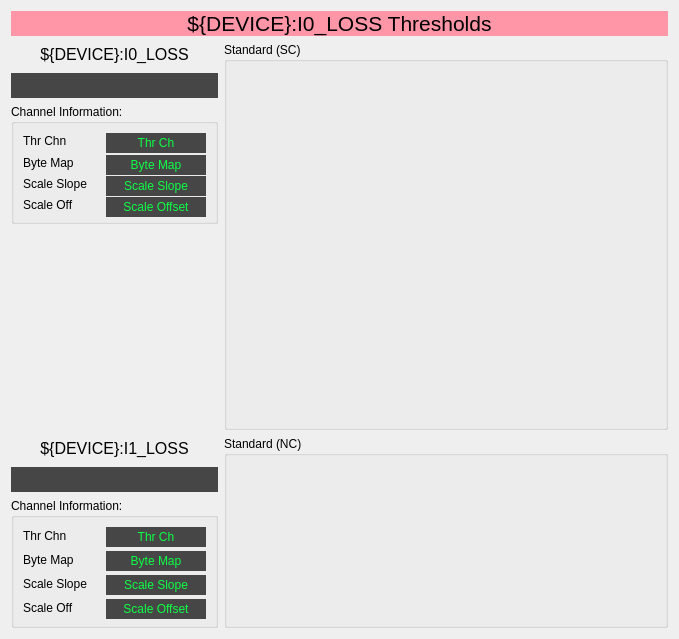
<?xml version="1.0" encoding="UTF-8"?>
<ui version="4.0">
 <class>Form</class>
 <widget class="QWidget" name="Form">
  <property name="geometry">
   <rect>
    <x>0</x>
    <y>0</y>
    <width>679</width>
    <height>639</height>
   </rect>
  </property>
  <property name="windowTitle">
   <string>${DEVICE} Thresholds</string>
  </property>
  <layout class="QVBoxLayout" name="verticalLayout">
   <item>
    <widget class="QLabel" name="label">
     <property name="maximumSize">
      <size>
       <width>16777215</width>
       <height>50</height>
      </size>
     </property>
     <property name="font">
      <font>
       <pointsize>16</pointsize>
      </font>
     </property>
     <property name="styleSheet">
      <string notr="true">background-color: rgb(255, 150, 168);</string>
     </property>
     <property name="text">
      <string>${DEVICE}:I0_LOSS Thresholds</string>
     </property>
     <property name="alignment">
      <set>Qt::AlignCenter</set>
     </property>
    </widget>
   </item>
   <item>
    <layout class="QHBoxLayout" name="horizontalLayout_2">
     <item>
      <layout class="QVBoxLayout" name="verticalLayout_2">
       <property name="bottomMargin">
        <number>12</number>
       </property>
       <item>
        <widget class="QLabel" name="label_17">
         <property name="minimumSize">
          <size>
           <width>0</width>
           <height>25</height>
          </size>
         </property>
         <property name="font">
          <font>
           <pointsize>12</pointsize>
          </font>
         </property>
         <property name="text">
          <string>${DEVICE}:I0_LOSS</string>
         </property>
         <property name="alignment">
          <set>Qt::AlignCenter</set>
         </property>
        </widget>
       </item>
       <item>
        <widget class="PyDMLabel" name="PyDMLabel_11">
         <property name="minimumSize">
          <size>
           <width>150</width>
           <height>25</height>
          </size>
         </property>
         <property name="font">
          <font>
           <pointsize>12</pointsize>
          </font>
         </property>
         <property name="toolTip">
          <string/>
         </property>
         <property name="styleSheet">
          <string notr="true">color: rgb(12, 255, 68);
background-color: rgb(70, 70, 70);</string>
         </property>
         <property name="alignment">
          <set>Qt::AlignCenter</set>
         </property>
         <property name="precision" stdset="0">
          <number>3</number>
         </property>
         <property name="showUnits" stdset="0">
          <bool>true</bool>
         </property>
         <property name="precisionFromPV" stdset="0">
          <bool>false</bool>
         </property>
         <property name="channel" stdset="0">
          <string>ca://${DEVICE}:I0_LOSS</string>
         </property>
        </widget>
       </item>
       <item>
        <widget class="QGroupBox" name="groupBox_3">
         <property name="minimumSize">
          <size>
           <width>200</width>
           <height>120</height>
          </size>
         </property>
         <property name="title">
          <string>Channel Information:</string>
         </property>
         <layout class="QGridLayout" name="gridLayout_13">
          <property name="verticalSpacing">
           <number>6</number>
          </property>
          <item row="0" column="0">
           <widget class="QLabel" name="label_22">
            <property name="text">
             <string>Thr Chn</string>
            </property>
            <property name="alignment">
             <set>Qt::AlignLeading|Qt::AlignLeft|Qt::AlignVCenter</set>
            </property>
           </widget>
          </item>
          <item row="0" column="1">
           <widget class="PyDMLabel" name="PyDMLabel_12">
            <property name="minimumSize">
             <size>
              <width>100</width>
              <height>20</height>
             </size>
            </property>
            <property name="toolTip">
             <string/>
            </property>
            <property name="styleSheet">
             <string notr="true">color: rgb(12, 255, 68);
background-color: rgb(70, 70, 70);</string>
            </property>
            <property name="text">
             <string>Thr Ch</string>
            </property>
            <property name="alignment">
             <set>Qt::AlignCenter</set>
            </property>
            <property name="showUnits" stdset="0">
             <bool>true</bool>
            </property>
            <property name="channel" stdset="0">
             <string>ca://${DEVICE}:I0_LOSS_THR_CH</string>
            </property>
           </widget>
          </item>
          <item row="1" column="0">
           <widget class="QLabel" name="label_23">
            <property name="text">
             <string>Byte Map</string>
            </property>
            <property name="alignment">
             <set>Qt::AlignLeading|Qt::AlignLeft|Qt::AlignVCenter</set>
            </property>
           </widget>
          </item>
          <item row="1" column="1">
           <widget class="PyDMLabel" name="PyDMLabel_13">
            <property name="minimumSize">
             <size>
              <width>100</width>
              <height>20</height>
             </size>
            </property>
            <property name="toolTip">
             <string/>
            </property>
            <property name="styleSheet">
             <string notr="true">color: rgb(12, 255, 68);
background-color: rgb(70, 70, 70);</string>
            </property>
            <property name="text">
             <string>Byte Map</string>
            </property>
            <property name="alignment">
             <set>Qt::AlignCenter</set>
            </property>
            <property name="showUnits" stdset="0">
             <bool>true</bool>
            </property>
            <property name="channel" stdset="0">
             <string>ca://${DEVICE}:I0_LOSS_THR_BYTEMAP</string>
            </property>
           </widget>
          </item>
          <item row="2" column="0">
           <widget class="QLabel" name="label_24">
            <property name="text">
             <string>Scale Slope</string>
            </property>
            <property name="alignment">
             <set>Qt::AlignLeading|Qt::AlignLeft|Qt::AlignVCenter</set>
            </property>
           </widget>
          </item>
          <item row="2" column="1">
           <widget class="PyDMLabel" name="PyDMLabel_14">
            <property name="minimumSize">
             <size>
              <width>100</width>
              <height>20</height>
             </size>
            </property>
            <property name="toolTip">
             <string/>
            </property>
            <property name="styleSheet">
             <string notr="true">color: rgb(12, 255, 68);
background-color: rgb(70, 70, 70);</string>
            </property>
            <property name="text">
             <string>Scale Slope</string>
            </property>
            <property name="alignment">
             <set>Qt::AlignCenter</set>
            </property>
            <property name="showUnits" stdset="0">
             <bool>true</bool>
            </property>
            <property name="channel" stdset="0">
             <string>ca://${DEVICE}:I0_LOSS_SS_RBV</string>
            </property>
           </widget>
          </item>
          <item row="3" column="0">
           <widget class="QLabel" name="label_25">
            <property name="text">
             <string>Scale Off</string>
            </property>
            <property name="alignment">
             <set>Qt::AlignLeading|Qt::AlignLeft|Qt::AlignVCenter</set>
            </property>
           </widget>
          </item>
          <item row="3" column="1">
           <widget class="PyDMLabel" name="PyDMLabel_15">
            <property name="minimumSize">
             <size>
              <width>100</width>
              <height>20</height>
             </size>
            </property>
            <property name="toolTip">
             <string/>
            </property>
            <property name="styleSheet">
             <string notr="true">color: rgb(12, 255, 68);
background-color: rgb(70, 70, 70);</string>
            </property>
            <property name="text">
             <string>Scale Offset</string>
            </property>
            <property name="alignment">
             <set>Qt::AlignCenter</set>
            </property>
            <property name="showUnits" stdset="0">
             <bool>true</bool>
            </property>
            <property name="channel" stdset="0">
             <string>ca://${DEVICE}:I0_LOSS_SO_RBV</string>
            </property>
           </widget>
          </item>
         </layout>
        </widget>
       </item>
       <item>
        <spacer name="verticalSpacer">
         <property name="orientation">
          <enum>Qt::Vertical</enum>
         </property>
         <property name="sizeHint" stdset="0">
          <size>
           <width>205</width>
           <height>314</height>
          </size>
         </property>
        </spacer>
       </item>
      </layout>
     </item>
     <item>
      <layout class="QVBoxLayout" name="verticalLayout_3">
       <item>
        <widget class="QGroupBox" name="groupBox_8">
         <property name="minimumSize">
          <size>
           <width>444</width>
           <height>0</height>
          </size>
         </property>
         <property name="title">
          <string>Standard (SC)</string>
         </property>
         <layout class="QGridLayout" name="gridLayout_20">
          <item row="4" column="0">
           <widget class="PyDMEmbeddedDisplay" name="PyDMEmbeddedDisplay_15">
            <property name="minimumSize">
             <size>
              <width>360</width>
              <height>52</height>
             </size>
            </property>
            <property name="maximumSize">
             <size>
              <width>369</width>
              <height>70</height>
             </size>
            </property>
            <property name="toolTip">
             <string/>
            </property>
            <property name="frameShape">
             <enum>QFrame::NoFrame</enum>
            </property>
            <property name="macros" stdset="0">
             <string>{&quot;P&quot;:&quot;${DEVICE}:I0_LOSS&quot;,&quot;THR&quot;:&quot;T4&quot;,&quot;NUM&quot;:&quot;4&quot;,&quot;FORMAT&quot;:&quot;DEFAULT&quot;}</string>
            </property>
            <property name="filename" stdset="0">
             <string>mps_inline_threshold_rbv.py</string>
            </property>
           </widget>
          </item>
          <item row="1" column="0">
           <widget class="PyDMEmbeddedDisplay" name="PyDMEmbeddedDisplay_12">
            <property name="minimumSize">
             <size>
              <width>360</width>
              <height>52</height>
             </size>
            </property>
            <property name="maximumSize">
             <size>
              <width>369</width>
              <height>70</height>
             </size>
            </property>
            <property name="toolTip">
             <string/>
            </property>
            <property name="frameShape">
             <enum>QFrame::NoFrame</enum>
            </property>
            <property name="macros" stdset="0">
             <string>{&quot;P&quot;:&quot;${DEVICE}:I0_LOSS&quot;,&quot;THR&quot;:&quot;T1&quot;,&quot;NUM&quot;:&quot;1&quot;,&quot;FORMAT&quot;:&quot;DEFAULT&quot;}</string>
            </property>
            <property name="filename" stdset="0">
             <string>mps_inline_threshold_rbv.py</string>
            </property>
           </widget>
          </item>
          <item row="0" column="0">
           <widget class="PyDMEmbeddedDisplay" name="PyDMEmbeddedDisplay">
            <property name="minimumSize">
             <size>
              <width>360</width>
              <height>52</height>
             </size>
            </property>
            <property name="maximumSize">
             <size>
              <width>369</width>
              <height>70</height>
             </size>
            </property>
            <property name="toolTip">
             <string/>
            </property>
            <property name="frameShape">
             <enum>QFrame::NoFrame</enum>
            </property>
            <property name="macros" stdset="0">
             <string>{&quot;P&quot;:&quot;${DEVICE}:I0_LOSS&quot;,&quot;THR&quot;:&quot;T0&quot;,&quot;NUM&quot;:&quot;0&quot;,&quot;FORMAT&quot;:&quot;DEFAULT&quot;}</string>
            </property>
            <property name="filename" stdset="0">
             <string>mps_inline_threshold_rbv.py</string>
            </property>
           </widget>
          </item>
          <item row="2" column="0">
           <widget class="PyDMEmbeddedDisplay" name="PyDMEmbeddedDisplay_13">
            <property name="minimumSize">
             <size>
              <width>360</width>
              <height>52</height>
             </size>
            </property>
            <property name="maximumSize">
             <size>
              <width>369</width>
              <height>70</height>
             </size>
            </property>
            <property name="toolTip">
             <string/>
            </property>
            <property name="frameShape">
             <enum>QFrame::NoFrame</enum>
            </property>
            <property name="macros" stdset="0">
             <string>{&quot;P&quot;:&quot;${DEVICE}:I0_LOSS&quot;,&quot;THR&quot;:&quot;T2&quot;,&quot;NUM&quot;:&quot;2&quot;,&quot;FORMAT&quot;:&quot;DEFAULT&quot;}</string>
            </property>
            <property name="filename" stdset="0">
             <string>mps_inline_threshold_rbv.py</string>
            </property>
           </widget>
          </item>
          <item row="3" column="0">
           <widget class="PyDMEmbeddedDisplay" name="PyDMEmbeddedDisplay_14">
            <property name="minimumSize">
             <size>
              <width>360</width>
              <height>52</height>
             </size>
            </property>
            <property name="maximumSize">
             <size>
              <width>369</width>
              <height>70</height>
             </size>
            </property>
            <property name="toolTip">
             <string/>
            </property>
            <property name="frameShape">
             <enum>QFrame::NoFrame</enum>
            </property>
            <property name="macros" stdset="0">
             <string>{&quot;P&quot;:&quot;${DEVICE}:I0_LOSS&quot;,&quot;THR&quot;:&quot;T3&quot;,&quot;NUM&quot;:&quot;3&quot;,&quot;FORMAT&quot;:&quot;DEFAULT&quot;}</string>
            </property>
            <property name="filename" stdset="0">
             <string>mps_inline_threshold_rbv.py</string>
            </property>
           </widget>
          </item>
          <item row="5" column="0">
           <widget class="PyDMEmbeddedDisplay" name="PyDMEmbeddedDisplay_17">
            <property name="minimumSize">
             <size>
              <width>360</width>
              <height>52</height>
             </size>
            </property>
            <property name="maximumSize">
             <size>
              <width>369</width>
              <height>70</height>
             </size>
            </property>
            <property name="toolTip">
             <string/>
            </property>
            <property name="frameShape">
             <enum>QFrame::NoFrame</enum>
            </property>
            <property name="macros" stdset="0">
             <string>{&quot;P&quot;:&quot;${DEVICE}:I0_LOSS&quot;,&quot;THR&quot;:&quot;T5&quot;,&quot;NUM&quot;:&quot;5&quot;,&quot;FORMAT&quot;:&quot;DEFAULT&quot;}</string>
            </property>
            <property name="filename" stdset="0">
             <string>mps_inline_threshold_rbv.py</string>
            </property>
           </widget>
          </item>
         </layout>
        </widget>
       </item>
      </layout>
     </item>
    </layout>
   </item>
   <item>
    <layout class="QHBoxLayout" name="horizontalLayout_4">
     <item>
      <layout class="QVBoxLayout" name="verticalLayout_4">
       <item>
        <widget class="QLabel" name="label_18">
         <property name="minimumSize">
          <size>
           <width>0</width>
           <height>25</height>
          </size>
         </property>
         <property name="font">
          <font>
           <pointsize>12</pointsize>
          </font>
         </property>
         <property name="text">
          <string>${DEVICE}:I1_LOSS</string>
         </property>
         <property name="alignment">
          <set>Qt::AlignCenter</set>
         </property>
        </widget>
       </item>
       <item>
        <widget class="PyDMLabel" name="PyDMLabel_16">
         <property name="minimumSize">
          <size>
           <width>150</width>
           <height>25</height>
          </size>
         </property>
         <property name="font">
          <font>
           <pointsize>12</pointsize>
          </font>
         </property>
         <property name="toolTip">
          <string/>
         </property>
         <property name="styleSheet">
          <string notr="true">color: rgb(12, 255, 68);
background-color: rgb(70, 70, 70);</string>
         </property>
         <property name="alignment">
          <set>Qt::AlignCenter</set>
         </property>
         <property name="precision" stdset="0">
          <number>3</number>
         </property>
         <property name="showUnits" stdset="0">
          <bool>true</bool>
         </property>
         <property name="precisionFromPV" stdset="0">
          <bool>false</bool>
         </property>
         <property name="alarmSensitiveContent" stdset="0">
          <bool>false</bool>
         </property>
         <property name="alarmSensitiveBorder" stdset="0">
          <bool>true</bool>
         </property>
         <property name="channel" stdset="0">
          <string>ca://${DEVICE}:I1_LOSS</string>
         </property>
        </widget>
       </item>
       <item>
        <widget class="QGroupBox" name="groupBox_4">
         <property name="minimumSize">
          <size>
           <width>200</width>
           <height>130</height>
          </size>
         </property>
         <property name="title">
          <string>Channel Information:</string>
         </property>
         <layout class="QGridLayout" name="gridLayout_14">
          <item row="0" column="0">
           <widget class="QLabel" name="label_26">
            <property name="text">
             <string>Thr Chn</string>
            </property>
            <property name="alignment">
             <set>Qt::AlignLeading|Qt::AlignLeft|Qt::AlignVCenter</set>
            </property>
           </widget>
          </item>
          <item row="0" column="1">
           <widget class="PyDMLabel" name="PyDMLabel_17">
            <property name="minimumSize">
             <size>
              <width>100</width>
              <height>20</height>
             </size>
            </property>
            <property name="toolTip">
             <string/>
            </property>
            <property name="styleSheet">
             <string notr="true">color: rgb(12, 255, 68);
background-color: rgb(70, 70, 70);</string>
            </property>
            <property name="text">
             <string>Thr Ch</string>
            </property>
            <property name="alignment">
             <set>Qt::AlignCenter</set>
            </property>
            <property name="showUnits" stdset="0">
             <bool>true</bool>
            </property>
            <property name="channel" stdset="0">
             <string>ca://${DEVICE}:I0_LOSS_THR_CH</string>
            </property>
           </widget>
          </item>
          <item row="1" column="0">
           <widget class="QLabel" name="label_27">
            <property name="text">
             <string>Byte Map</string>
            </property>
            <property name="alignment">
             <set>Qt::AlignLeading|Qt::AlignLeft|Qt::AlignVCenter</set>
            </property>
           </widget>
          </item>
          <item row="1" column="1">
           <widget class="PyDMLabel" name="PyDMLabel_18">
            <property name="minimumSize">
             <size>
              <width>100</width>
              <height>20</height>
             </size>
            </property>
            <property name="toolTip">
             <string/>
            </property>
            <property name="styleSheet">
             <string notr="true">color: rgb(12, 255, 68);
background-color: rgb(70, 70, 70);</string>
            </property>
            <property name="text">
             <string>Byte Map</string>
            </property>
            <property name="alignment">
             <set>Qt::AlignCenter</set>
            </property>
            <property name="showUnits" stdset="0">
             <bool>true</bool>
            </property>
            <property name="channel" stdset="0">
             <string>ca://${DEVICE}:I1_LOSS_THR_BYTEMAP</string>
            </property>
           </widget>
          </item>
          <item row="2" column="0">
           <widget class="QLabel" name="label_28">
            <property name="text">
             <string>Scale Slope</string>
            </property>
            <property name="alignment">
             <set>Qt::AlignLeading|Qt::AlignLeft|Qt::AlignVCenter</set>
            </property>
           </widget>
          </item>
          <item row="2" column="1">
           <widget class="PyDMLabel" name="PyDMLabel_19">
            <property name="minimumSize">
             <size>
              <width>100</width>
              <height>20</height>
             </size>
            </property>
            <property name="toolTip">
             <string/>
            </property>
            <property name="styleSheet">
             <string notr="true">color: rgb(12, 255, 68);
background-color: rgb(70, 70, 70);</string>
            </property>
            <property name="text">
             <string>Scale Slope</string>
            </property>
            <property name="alignment">
             <set>Qt::AlignCenter</set>
            </property>
            <property name="showUnits" stdset="0">
             <bool>true</bool>
            </property>
            <property name="channel" stdset="0">
             <string>ca://${DEVICE}:I1_LOSS_SS_RBV</string>
            </property>
           </widget>
          </item>
          <item row="3" column="0">
           <widget class="QLabel" name="label_29">
            <property name="text">
             <string>Scale Off</string>
            </property>
            <property name="alignment">
             <set>Qt::AlignLeading|Qt::AlignLeft|Qt::AlignVCenter</set>
            </property>
           </widget>
          </item>
          <item row="3" column="1">
           <widget class="PyDMLabel" name="PyDMLabel_20">
            <property name="minimumSize">
             <size>
              <width>100</width>
              <height>20</height>
             </size>
            </property>
            <property name="toolTip">
             <string/>
            </property>
            <property name="styleSheet">
             <string notr="true">color: rgb(12, 255, 68);
background-color: rgb(70, 70, 70);</string>
            </property>
            <property name="text">
             <string>Scale Offset</string>
            </property>
            <property name="alignment">
             <set>Qt::AlignCenter</set>
            </property>
            <property name="showUnits" stdset="0">
             <bool>true</bool>
            </property>
            <property name="channel" stdset="0">
             <string>ca://${DEVICE}:I1_LOSS_SO_RBV</string>
            </property>
           </widget>
          </item>
         </layout>
        </widget>
       </item>
      </layout>
     </item>
     <item>
      <layout class="QVBoxLayout" name="verticalLayout_5">
       <item>
        <widget class="QGroupBox" name="groupBox_9">
         <property name="minimumSize">
          <size>
           <width>444</width>
           <height>0</height>
          </size>
         </property>
         <property name="title">
          <string>Standard (NC)</string>
         </property>
         <layout class="QGridLayout" name="gridLayout_21">
          <item row="0" column="0">
           <widget class="PyDMEmbeddedDisplay" name="PyDMEmbeddedDisplay_2">
            <property name="minimumSize">
             <size>
              <width>360</width>
              <height>52</height>
             </size>
            </property>
            <property name="maximumSize">
             <size>
              <width>369</width>
              <height>70</height>
             </size>
            </property>
            <property name="toolTip">
             <string/>
            </property>
            <property name="frameShape">
             <enum>QFrame::NoFrame</enum>
            </property>
            <property name="macros" stdset="0">
             <string>{&quot;P&quot;:&quot;${DEVICE}:I0_LOSS&quot;,&quot;THR&quot;:&quot;T0_NC&quot;,&quot;NUM&quot;:&quot;I0&quot;,&quot;FORMAT&quot;:&quot;DEFAULT&quot;}</string>
            </property>
            <property name="filename" stdset="0">
             <string>mps_inline_threshold_rbv.py</string>
            </property>
           </widget>
          </item>
          <item row="1" column="0">
           <widget class="PyDMEmbeddedDisplay" name="PyDMEmbeddedDisplay_18">
            <property name="minimumSize">
             <size>
              <width>360</width>
              <height>52</height>
             </size>
            </property>
            <property name="maximumSize">
             <size>
              <width>369</width>
              <height>70</height>
             </size>
            </property>
            <property name="toolTip">
             <string/>
            </property>
            <property name="frameShape">
             <enum>QFrame::NoFrame</enum>
            </property>
            <property name="macros" stdset="0">
             <string>{&quot;P&quot;:&quot;${DEVICE}:I1_LOSS&quot;,&quot;THR&quot;:&quot;T0_NC&quot;,&quot;NUM&quot;:&quot;I1&quot;,&quot;FORMAT&quot;:&quot;DEFAULT&quot;}</string>
            </property>
            <property name="filename" stdset="0">
             <string>mps_inline_threshold_rbv.py</string>
            </property>
           </widget>
          </item>
         </layout>
        </widget>
       </item>
      </layout>
     </item>
    </layout>
   </item>
  </layout>
 </widget>
 <customwidgets>
  <customwidget>
   <class>PyDMLabel</class>
   <extends>QLabel</extends>
   <header>pydm.widgets.label</header>
  </customwidget>
  <customwidget>
   <class>PyDMEmbeddedDisplay</class>
   <extends>QFrame</extends>
   <header>pydm.widgets.embedded_display</header>
  </customwidget>
 </customwidgets>
 <resources/>
 <connections/>
</ui>
